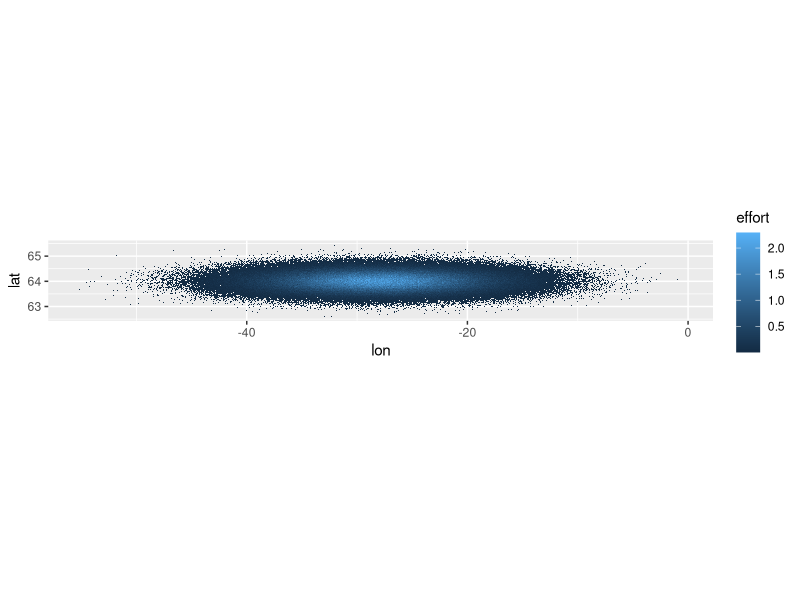
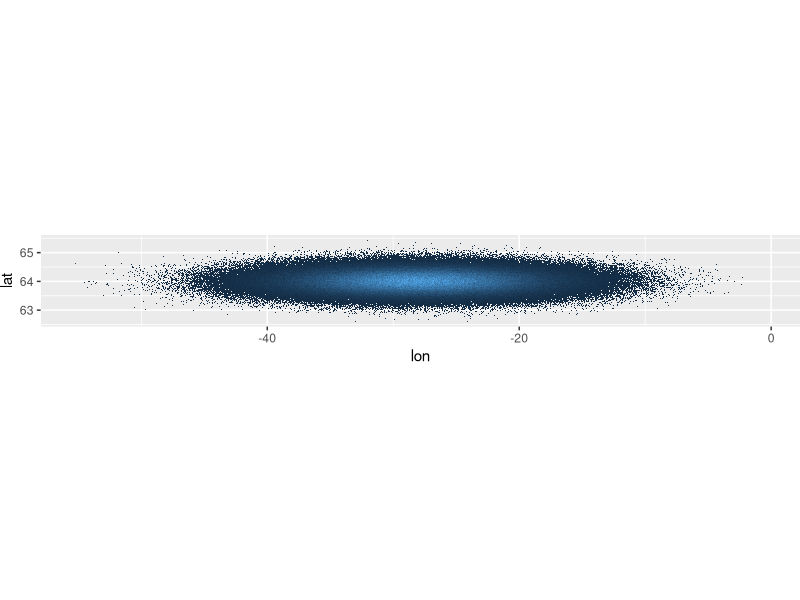

Here is the R script that generated these plots, in order:
## ---- chunk 1
knitr::opts_chunk$set(echo = TRUE, message = FALSE, warning = FALSE)
## ---- chunk 2
library(tidyverse)
d <- data_frame(lon =    rnorm(n = 1e6, mean =  -28, sd =   6),
                lat =    rnorm(n = 1e6, mean =   64, sd =   0.3),
                effort = rnorm(n = 1e6, mean = 1000, sd = 200))  # unit in minutes
## ---- chunk 3
# code from ziggy stardust
#   note that here there is not validation/testing done
#   read: use stuff at own risk

encode_zchords <- function(x, y, dx = 1, dy = 0.5 * dx, invalids = TRUE) {

  x.brks <- seq(floor(min(x)),ceiling(max(x)),dx)
  x.ints <- findInterval(x, x.brks, all.inside = TRUE)
  x <- (x.brks[x.ints] + x.brks[x.ints + 1]) / 2

  y.brks <- seq(floor(min(y)),ceiling(max(y)),dy)
  y.ints <- findInterval(y, y.brks, all.inside = TRUE)
  y <- (y.brks[y.ints] + y.brks[y.ints + 1]) / 2

  if(invalids) {
    x <- ifelse(x >= -180 & x <= 180, x, NA)
    y <- ifelse(y >= -90  & y <= 90 , y, NA)
  }

  return(paste(round(x,6), round(y,6), sep = ":"))

}
## ---- chunk 4
df <- 
  d %>% 
  mutate(sq = encode_zchords(lon, lat, dx = 0.05, dy = 0.025), type = "zchords") %>% 
  group_by(sq) %>% 
  summarise(effort = sum(effort) / 60/1000) %>% # scale to lets say thousand hours
  separate(sq, c("lon", "lat"), sep = ":", convert = TRUE, remove = FALSE)
## ---- chunk 5
glimpse(df)
## ---- chunk 6
df %>% 
  ggplot(aes(lon, lat, fill = effort)) +
  geom_raster() +
  coord_quickmap()
## ---- chunk 7
aspect_ratio <- function(df) {
  ranges <- data.frame(x.range = range(df$lon),
                       y.range = range(df$lat))
  
  x.center <- sum(ranges$x.range) / 2
  y.center <- sum(ranges$y.range) / 2
  
  # compute distance corresponding to 1 degree in either direction
  # from the center
  x.dist <- ggplot2:::dist_central_angle(x.center + c(-0.5, 0.5), rep(y.center, 2))
  y.dist <- ggplot2:::dist_central_angle(rep(x.center, 2), y.center + c(-0.5, 0.5))
  # NB: this makes the projection correct in the center of the plot and
  #     increasingly less correct towards the edges. For regions of reasonnable
  #     size, this seems to give better results than computing this ratio from
  #     the total lat and lon span.
  
  # scale the plot with this aspect ratio
  ratio <- x.dist / y.dist
  
  return(ratio)
  
}

## ---- chunk 8
ratio <- aspect_ratio(df)
## ---- chunk 9
df %>% 
  ggplot(aes(lon, lat, fill = effort)) +
  theme(plot.margin = margin(0, 0, 0, 0)) +
  geom_raster() +
  coord_quickmap() +
  theme(legend.position = "none")
